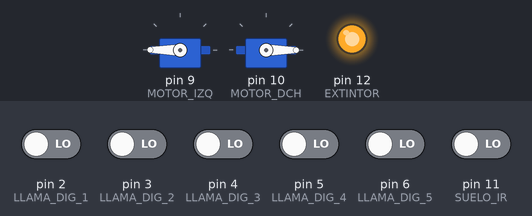
Simulated run of this sketch. Board: Arduino Uno, built with avr-gcc and run on an emulated ATmega328P. Shown: 2 × servo, output pins drawn as LEDs (lit = HIGH). The inputs (shaded band) are chosen by the test bench; at power-on: pin 2 (LLAMA_DIG_1), pin 3 (LLAMA_DIG_2), pin 4 (LLAMA_DIG_3), pin 5 (LLAMA_DIG_4), pin 6 (LLAMA_DIG_5), pin 11 (SUELO_IR) LOW.

Above: at 6.2 s.
6.3 s: pin 11 (SUELO_IR) driven HIGH
At 6.5 s:
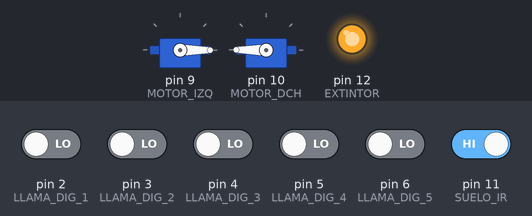
9.3 s: pin 5 (LLAMA_DIG_4) driven HIGH
At 10.5 s:
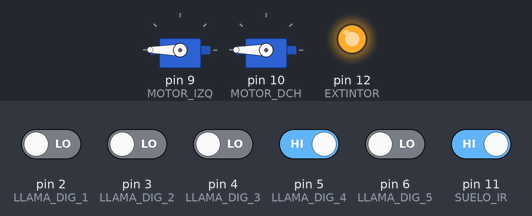
10.8 s: pin 4 (LLAMA_DIG_3) driven HIGH
At 11.0 s:
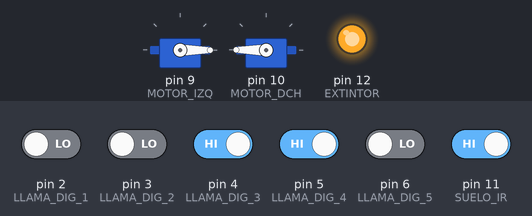
13.8 s: pin 4 (LLAMA_DIG_3) driven LOW
At 15.1 s:
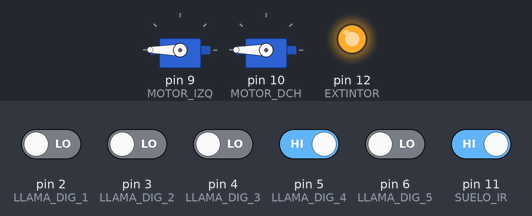
15.4 s: pin 2 (LLAMA_DIG_1) driven HIGH
At 16.0 s:
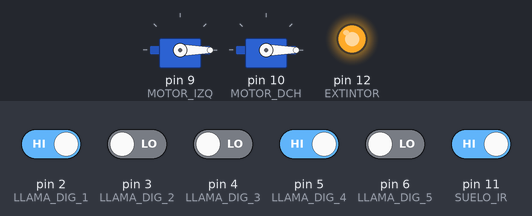
Timing chart, 0 to 17.9 s (numbered marks = the images above; inputs shaded):
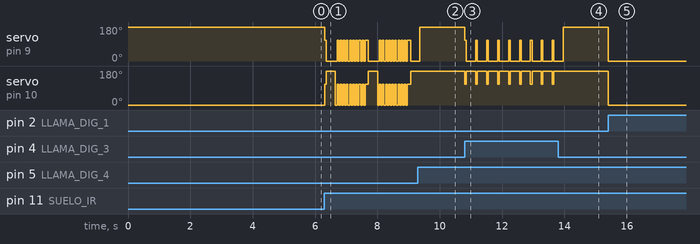

Measured:
- after the input at 6.3 s, servo on pin 9 (MOTOR_IZQ): 180° → 111° at once, then repeats every 1.4 s: 0° 0.35 s, 9 × (111° 0.05 s, 0° 0.05 s), 111° 0.10 s; servo on pin 10 (MOTOR_DCH): 0° → 111° at once, then moves between 0° and 180°, repeating every 1.4 s
- after the input at 9.3 s, servo on pin 10 (MOTOR_DCH): stops changing and stays 180°
- after the input at 10.8 s, servo on pin 9 (MOTOR_IZQ): alternates 111° for 0.05 s and 0° for 0.30 s, starting at once; servo on pin 10 (MOTOR_DCH): alternates 180° for 0.30 s and 111° for 0.05 s, starting at once
- after the input at 13.8 s, servo on pin 10 (MOTOR_DCH): stops changing and stays 180°
- after the input at 15.4 s, servo on pin 9 (MOTOR_IZQ), servo on pin 10 (MOTOR_DCH): 180° → 0° at once

The sketch:

robot.ino
```cpp
// Sensor de llama
#define LLAMA_DIG_1 2   // Sensor izquierdo
#define LLAMA_ANA_1 A0
#define LLAMA_DIG_2 3
#define LLAMA_ANA_2 A1
#define LLAMA_DIG_3 4   // Sensor central
#define LLAMA_ANA_3 A2
#define LLAMA_DIG_4 5
#define LLAMA_ANA_4 A3
#define LLAMA_DIG_5 6   // Sensor derecho
#define LLAMA_ANA_5 A4
// Sensor HC-SR04
//#include <Ultrasonic.h>
#define US_TRIGGER  7
#define US_ECHO     8
#define US_TIMEOUT  30000       // microsegundos
//Ultrasonic eco;
// Motores
#include <Servo.h>
#define MOTOR_IZQ 9
#define MOTOR_DCH 10
#define ZEROS 111
Servo servo_izq;        // Crea los objetos para los dos servos
Servo servo_dch;
// Pin para el ventilador
#define EXTINTOR    12
// Definiciones para el sensor IR de suelo
#define SUELO_IR       11
#define MARCA_NEGRA    1

void setup() {

  delay(5000);
  pinMode(LLAMA_DIG_1 , INPUT);
  pinMode(LLAMA_ANA_1 , INPUT);
  pinMode(LLAMA_DIG_2 , INPUT);
  pinMode(LLAMA_ANA_2 , INPUT);
  pinMode(LLAMA_DIG_3 , INPUT);
  pinMode(LLAMA_ANA_3 , INPUT);
  pinMode(LLAMA_DIG_4 , INPUT);
  pinMode(LLAMA_ANA_4 , INPUT);
  pinMode(LLAMA_DIG_5 , INPUT);
  pinMode(LLAMA_ANA_5 , INPUT);
  //eco.Ultrasonic(US_TRIGGER  , US_ECHO);

  servo_izq.attach(MOTOR_IZQ);
  servo_dch.attach(MOTOR_DCH);
  // Pin para el ventilador
  pinMode(EXTINTOR    , OUTPUT);
  digitalWrite(EXTINTOR, HIGH);
  // Definiciones para el sensor IR de suelo
  pinMode(SUELO_IR    , INPUT);

}

int detectarlinea(){

  if (digitalRead(SUELO_IR)==MARCA_NEGRA){
    return 1;
  }
  return 0;
}

// rueda izquierda
//     valor > ZERO_IZQ --> adelante
//     valor < ZERO_IZQ --> atrás
// rueda derecha
//     valor < ZERO_DCH --> adelante
//     valor > ZERO_DCH --> atrás
void mover(String dir){

  if (dir=="delante"){
    servo_dch.write(0);
    servo_izq.write(255);
  }
  if (dir=="detras"){
    servo_dch.write(255);
    servo_izq.write(0);
  }
  if (dir=="izquierda"){
    servo_dch.write(0);
    servo_izq.write(0);
  }
  if (dir=="derecha"){
    servo_dch.write(255);
    servo_izq.write(255);
  }
  if (dir=="parar"){
    servo_dch.write(ZEROS);
    servo_izq.write(ZEROS);
  }
}

int detectarvela(){

  if (digitalRead(LLAMA_DIG_1)==1){return 1;}
  if (digitalRead(LLAMA_DIG_2)==1){return 2;}
  if (digitalRead(LLAMA_DIG_3)==1){return 3;}
  if (digitalRead(LLAMA_DIG_4)==1){return 4;}
  if (digitalRead(LLAMA_DIG_5)==1){return 5;}
  return 0;
}
void orientarvela(){

  while (detectarvela()!=3){
    int vela=detectarvela();
    if (vela==1){
      mover("izquierda");
    }
    if (vela==2){
      mover("izquierda");
    }
    if (vela==4){
      mover("derecha");
    }
    if (vela==5){
      mover("derecha");
    }
    delay(10);
    mover("parar");
  }
}

void loop() {
  mover("delante");
  while (detectarlinea()==0 && detectarvela()==0){
    delay(10);
  }
  if (detectarlinea()==1){
    mover("parar");
    delay(50);
    mover("detras");
    delay(300);
  }
  mover("parar");

  if (detectarvela()==0){
    for (int i=0; i<10; i++){
      mover("izquierda");
      delay(50);
      mover("parar");
      delay(50);
      if (detectarvela()!=0){break;}
    }
  }
  if (detectarvela()!=0){
    orientarvela();
    mover("delante");
    while(detectarlinea()==0){
      delay(10);
    }
    mover("parar");
    while(detectarvela()==1){
      delay(10);
    }
  }
}
```
